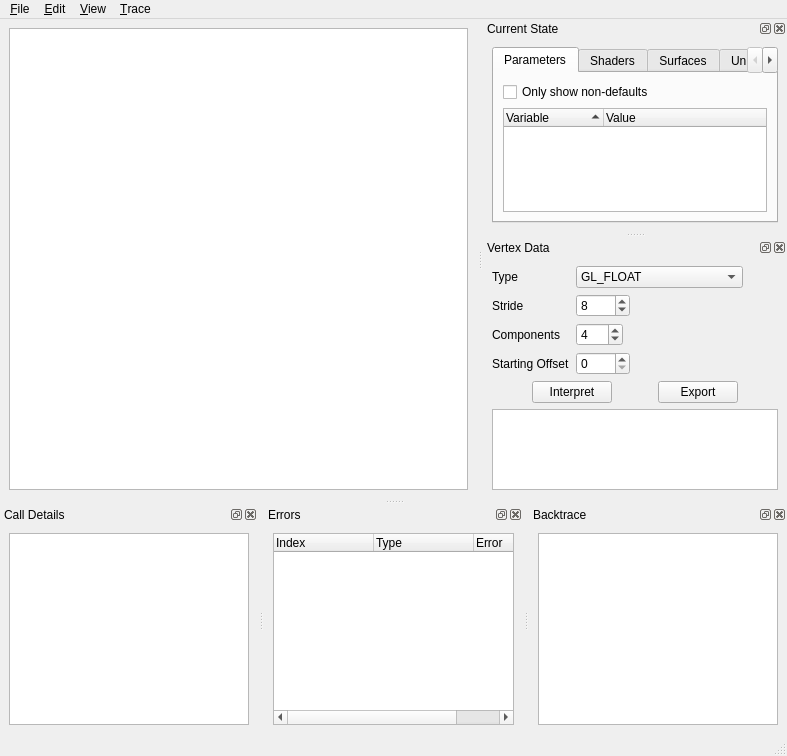
<?xml version="1.0" encoding="UTF-8"?>
<ui version="4.0">
 <class>MainWindow</class>
 <widget class="QMainWindow" name="MainWindow">
  <property name="geometry">
   <rect>
    <x>0</x>
    <y>0</y>
    <width>787</width>
    <height>756</height>
   </rect>
  </property>
  <property name="windowTitle">
   <string>ApiTrace</string>
  </property>
  <property name="documentMode">
   <bool>false</bool>
  </property>
  <property name="dockNestingEnabled">
   <bool>false</bool>
  </property>
  <property name="dockOptions">
   <set>QMainWindow::AnimatedDocks|QMainWindow::ForceTabbedDocks</set>
  </property>
  <widget class="QWidget" name="centralwidget">
   <layout class="QVBoxLayout" name="centralLayout">
    <item>
     <widget class="QTreeView" name="callView">
      <property name="alternatingRowColors">
       <bool>true</bool>
      </property>
      <property name="textElideMode">
       <enum>Qt::ElideMiddle</enum>
      </property>
      <property name="uniformRowHeights">
       <bool>true</bool>
      </property>
     </widget>
    </item>
   </layout>
  </widget>
  <widget class="QMenuBar" name="menubar">
   <property name="geometry">
    <rect>
     <x>0</x>
     <y>0</y>
     <width>787</width>
     <height>21</height>
    </rect>
   </property>
   <widget class="QMenu" name="menuFile">
    <property name="title">
     <string>&amp;File</string>
    </property>
    <addaction name="actionNew"/>
    <addaction name="actionRecentLaunches"/>
    <addaction name="actionOpen"/>
    <addaction name="actionSave"/>
    <addaction name="separator"/>
    <addaction name="actionQuit"/>
   </widget>
   <widget class="QMenu" name="menuEdit">
    <property name="title">
     <string>&amp;Edit</string>
    </property>
    <addaction name="actionFind"/>
    <addaction name="actionGo"/>
    <addaction name="actionGoFrameStart"/>
    <addaction name="actionGoFrameEnd"/>
   </widget>
   <widget class="QMenu" name="menu_Trace">
    <property name="title">
     <string>&amp;Trace</string>
    </property>
    <addaction name="actionReplay"/>
    <addaction name="actionProfile"/>
    <addaction name="actionStop"/>
    <addaction name="actionLookupState"/>
    <addaction name="actionShowThumbnails"/>
    <addaction name="actionTrim"/>
    <addaction name="actionToggleCalls"/>
    <addaction name="actionEnableAllCalls"/>
    <addaction name="actionLeakTrace"/>
    <addaction name="separator"/>
    <addaction name="actionOptions"/>
   </widget>
   <widget class="QMenu" name="menuView">
    <property name="title">
     <string>&amp;View</string>
    </property>
    <addaction name="actionShowErrorsDock"/>
    <addaction name="actionShowProfileDialog"/>
   </widget>
   <addaction name="menuFile"/>
   <addaction name="menuEdit"/>
   <addaction name="menuView"/>
   <addaction name="menu_Trace"/>
  </widget>
  <widget class="QStatusBar" name="statusbar"/>
  <widget class="QDockWidget" name="detailsDock">
   <property name="sizePolicy">
    <sizepolicy hsizetype="Minimum" vsizetype="Minimum">
     <horstretch>0</horstretch>
     <verstretch>0</verstretch>
    </sizepolicy>
   </property>
   <property name="minimumSize">
    <size>
     <width>85</width>
     <height>100</height>
    </size>
   </property>
   <property name="floating">
    <bool>false</bool>
   </property>
   <property name="windowTitle">
    <string>Call Details</string>
   </property>
   <attribute name="dockWidgetArea">
    <number>8</number>
   </attribute>
   <widget class="QWidget" name="dockWidgetContents">
    <layout class="QHBoxLayout" name="horizontalLayout_2">
     <item>
      <widget class="QTextBrowser" name="detailsWebView">
       <property name="sizePolicy">
        <sizepolicy hsizetype="Preferred" vsizetype="Ignored">
         <horstretch>0</horstretch>
         <verstretch>0</verstretch>
        </sizepolicy>
       </property>
       <property name="openExternalLinks">
        <bool>true</bool>
       </property>
      </widget>
     </item>
    </layout>
   </widget>
  </widget>
  <widget class="QDockWidget" name="stateDock">
   <property name="features">
    <set>QDockWidget::DockWidgetClosable|QDockWidget::DockWidgetMovable|QDockWidget::DockWidgetFloatable</set>
   </property>
   <property name="windowTitle">
    <string>Current State</string>
   </property>
   <attribute name="dockWidgetArea">
    <number>2</number>
   </attribute>
   <widget class="QWidget" name="dockWidgetContents_2">
    <layout class="QVBoxLayout" name="verticalLayout">
     <item>
      <widget class="QTabWidget" name="stateTabWidget">
       <property name="currentIndex">
        <number>0</number>
       </property>
       <widget class="QWidget" name="parametersTab">
        <attribute name="title">
         <string>Parameters</string>
        </attribute>
        <layout class="QVBoxLayout" name="verticalLayout_3">
         <item>
          <widget class="QCheckBox" name="nonDefaultsCB">
           <property name="text">
            <string>Only show non-defaults</string>
           </property>
          </widget>
         </item>
         <item>
          <widget class="QTreeWidget" name="stateTreeWidget">
           <property name="editTriggers">
            <set>QAbstractItemView::NoEditTriggers</set>
           </property>
           <property name="alternatingRowColors">
            <bool>true</bool>
           </property>
           <property name="sortingEnabled">
            <bool>true</bool>
           </property>
           <column>
            <property name="text">
             <string>Variable</string>
            </property>
           </column>
           <column>
            <property name="text">
             <string>Value</string>
            </property>
           </column>
          </widget>
         </item>
        </layout>
       </widget>
       <widget class="QWidget" name="shadersTab">
        <attribute name="title">
         <string>Shaders</string>
        </attribute>
       </widget>
       <widget class="QWidget" name="surfacesTab">
        <attribute name="title">
         <string>Surfaces</string>
        </attribute>
        <layout class="QGridLayout" name="gridLayout">
         <item row="1" column="0">
          <widget class="QCheckBox" name="surfacesOpaqueCB">
           <property name="text">
            <string>Opaque</string>
           </property>
          </widget>
         </item>
         <item row="1" column="1">
          <widget class="QCheckBox" name="surfacesAlphaCB">
           <property name="text">
            <string>Alpha</string>
           </property>
          </widget>
         </item>
         <item row="1" column="2">
          <widget class="QCheckBox" name="surfacesResolveMSAA">
           <property name="text">
            <string>Resolve (MSAA)</string>
           </property>
           <property name="checked">
            <bool>true</bool>
           </property>
          </widget>
         </item>
         <item row="0" column="0" colspan="3">
          <widget class="QTreeWidget" name="surfacesTreeWidget">
           <column>
            <property name="text">
             <string>Thumbnail</string>
            </property>
           </column>
           <column>
            <property name="text">
             <string>Description</string>
            </property>
           </column>
          </widget>
         </item>
        </layout>
       </widget>
       <widget class="QWidget" name="uniformsTab">
        <attribute name="title">
         <string>Uniforms</string>
        </attribute>
        <layout class="QVBoxLayout" name="verticalLayout_6">
         <item>
          <widget class="QTreeWidget" name="uniformsTreeWidget">
           <property name="editTriggers">
            <set>QAbstractItemView::NoEditTriggers</set>
           </property>
           <property name="alternatingRowColors">
            <bool>true</bool>
           </property>
           <property name="sortingEnabled">
            <bool>true</bool>
           </property>
           <column>
            <property name="text">
             <string>Name</string>
            </property>
           </column>
           <column>
            <property name="text">
             <string>Value</string>
            </property>
           </column>
          </widget>
         </item>
        </layout>
       </widget>
       <widget class="QWidget" name="buffersTab">
        <attribute name="title">
         <string>Buffers</string>
        </attribute>
        <layout class="QVBoxLayout" name="verticalLayout_7">
         <item>
          <widget class="QTreeWidget" name="buffersTreeWidget">
           <property name="editTriggers">
            <set>QAbstractItemView::NoEditTriggers</set>
           </property>
           <property name="alternatingRowColors">
            <bool>true</bool>
           </property>
           <property name="sortingEnabled">
            <bool>false</bool>
           </property>
           <column>
            <property name="text">
             <string>Name</string>
            </property>
           </column>
           <column>
            <property name="text">
             <string>Value</string>
            </property>
           </column>
          </widget>
         </item>
        </layout>
       </widget>
       <widget class="QWidget" name="ssbTab">
        <attribute name="title">
         <string>SSBBs</string>
        </attribute>
        <attribute name="toolTip">
         <string>Shader Storage Buffer Blocks</string>
        </attribute>
        <layout class="QVBoxLayout" name="verticalLayout_8">
         <item>
          <widget class="QTreeWidget" name="ssbsTreeWidget">
           <property name="editTriggers">
            <set>QAbstractItemView::NoEditTriggers</set>
           </property>
           <property name="alternatingRowColors">
            <bool>true</bool>
           </property>
           <column>
            <property name="text">
             <string>Name</string>
            </property>
           </column>
           <column>
            <property name="text">
             <string>Value</string>
            </property>
           </column>
          </widget>
         </item>
        </layout>
       </widget>
      </widget>
     </item>
    </layout>
   </widget>
  </widget>
  <widget class="QDockWidget" name="vertexDataDock">
   <property name="allowedAreas">
    <set>Qt::AllDockWidgetAreas</set>
   </property>
   <property name="windowTitle">
    <string>Vertex Data</string>
   </property>
   <attribute name="dockWidgetArea">
    <number>2</number>
   </attribute>
   <widget class="QWidget" name="dockWidgetContents_3">
    <layout class="QVBoxLayout" name="verticalLayout_2">
     <item>
      <layout class="QFormLayout" name="formLayout">
       <property name="fieldGrowthPolicy">
        <enum>QFormLayout::ExpandingFieldsGrow</enum>
       </property>
       <item row="0" column="0">
        <widget class="QLabel" name="label">
         <property name="text">
          <string>Type</string>
         </property>
        </widget>
       </item>
       <item row="0" column="1">
        <widget class="QComboBox" name="vertexTypeCB">
         <property name="currentIndex">
          <number>6</number>
         </property>
         <item>
          <property name="text">
           <string>GL_BYTE</string>
          </property>
         </item>
         <item>
          <property name="text">
           <string>GL_UNSIGNED_BYTE</string>
          </property>
         </item>
         <item>
          <property name="text">
           <string>GL_SHORT</string>
          </property>
         </item>
         <item>
          <property name="text">
           <string>GL_UNSIGNED_SHORT</string>
          </property>
         </item>
         <item>
          <property name="text">
           <string>GL_INT</string>
          </property>
         </item>
         <item>
          <property name="text">
           <string>GL_UNSIGNED_INT</string>
          </property>
         </item>
         <item>
          <property name="text">
           <string>GL_FLOAT</string>
          </property>
         </item>
         <item>
          <property name="text">
           <string>GL_DOUBLE</string>
          </property>
         </item>
        </widget>
       </item>
       <item row="1" column="0">
        <widget class="QLabel" name="label_2">
         <property name="text">
          <string>Stride</string>
         </property>
        </widget>
       </item>
       <item row="1" column="1">
        <widget class="QSpinBox" name="vertexStrideSB">
         <property name="maximum">
          <number>1000</number>
         </property>
         <property name="value">
          <number>8</number>
         </property>
        </widget>
       </item>
       <item row="2" column="0">
        <widget class="QLabel" name="label_4">
         <property name="text">
          <string>Components</string>
         </property>
        </widget>
       </item>
       <item row="2" column="1">
        <widget class="QSpinBox" name="vertexComponentsSB">
         <property name="minimum">
          <number>1</number>
         </property>
         <property name="maximum">
          <number>256</number>
         </property>
         <property name="value">
          <number>4</number>
         </property>
        </widget>
       </item>
       <item row="3" column="0">
        <widget class="QLabel" name="label_3">
         <property name="text">
          <string>Starting Offset</string>
         </property>
        </widget>
       </item>
       <item row="3" column="1">
        <widget class="QSpinBox" name="startingOffsetSB">
         <property name="maximum">
          <number>1024</number>
         </property>
        </widget>
       </item>
      </layout>
     </item>
     <item>
      <layout class="QHBoxLayout" name="horizontalLayout_3">
       <item>
        <spacer name="horizontalSpacer">
         <property name="orientation">
          <enum>Qt::Horizontal</enum>
         </property>
         <property name="sizeHint" stdset="0">
          <size>
           <width>40</width>
           <height>20</height>
          </size>
         </property>
        </spacer>
       </item>
       <item>
        <widget class="QPushButton" name="vertexInterpretButton">
         <property name="text">
          <string>Interpret</string>
         </property>
        </widget>
       </item>
       <item>
        <spacer name="horizontalSpacer_3">
         <property name="orientation">
          <enum>Qt::Horizontal</enum>
         </property>
         <property name="sizeHint" stdset="0">
          <size>
           <width>40</width>
           <height>20</height>
          </size>
         </property>
        </spacer>
       </item>
       <item>
        <widget class="QPushButton" name="bufferExportButton">
         <property name="text">
          <string>Export</string>
         </property>
        </widget>
       </item>
       <item>
        <spacer name="horizontalSpacer_2">
         <property name="orientation">
          <enum>Qt::Horizontal</enum>
         </property>
         <property name="sizeHint" stdset="0">
          <size>
           <width>40</width>
           <height>20</height>
          </size>
         </property>
        </spacer>
       </item>
      </layout>
     </item>
     <item>
      <widget class="QListWidget" name="vertexDataListWidget"/>
     </item>
    </layout>
   </widget>
  </widget>
  <widget class="QDockWidget" name="errorsDock">
   <property name="features">
    <set>QDockWidget::DockWidgetClosable|QDockWidget::DockWidgetMovable|QDockWidget::DockWidgetFloatable</set>
   </property>
   <property name="windowTitle">
    <string>Errors</string>
   </property>
   <attribute name="dockWidgetArea">
    <number>8</number>
   </attribute>
   <widget class="QWidget" name="dockWidgetContents_4">
    <layout class="QVBoxLayout" name="verticalLayout_4">
     <item>
      <widget class="QTreeWidget" name="errorsTreeWidget">
       <property name="layoutDirection">
        <enum>Qt::LeftToRight</enum>
       </property>
       <column>
        <property name="text">
         <string>Index</string>
        </property>
       </column>
       <column>
        <property name="text">
         <string>Type</string>
        </property>
       </column>
       <column>
        <property name="text">
         <string>Error</string>
        </property>
       </column>
      </widget>
     </item>
    </layout>
   </widget>
  </widget>
  <widget class="QDockWidget" name="backtraceDock">
   <property name="windowTitle">
    <string>Backtrace</string>
   </property>
   <attribute name="dockWidgetArea">
    <number>8</number>
   </attribute>
   <widget class="QWidget" name="dockWidgetContents_5">
    <layout class="QHBoxLayout" name="horizontalLayout">
     <item>
      <widget class="QTextBrowser" name="backtraceBrowser"/>
     </item>
    </layout>
   </widget>
  </widget>
  <action name="actionExit">
   <property name="text">
    <string>Exit</string>
   </property>
  </action>
  <action name="actionExit_2">
   <property name="text">
    <string>Exit</string>
   </property>
  </action>
  <action name="actionOpen">
   <property name="icon">
    <iconset resource="../qapitrace.qrc">
     <normaloff>:/resources/document-open.png</normaloff>:/resources/document-open.png</iconset>
   </property>
   <property name="text">
    <string>&amp;Open...</string>
   </property>
   <property name="shortcut">
    <string>Ctrl+O</string>
   </property>
  </action>
  <action name="actionSave">
   <property name="icon">
    <iconset resource="../qapitrace.qrc">
     <normaloff>:/resources/document-edit.png</normaloff>:/resources/document-edit.png</iconset>
   </property>
   <property name="text">
    <string>&amp;Save As...</string>
   </property>
   <property name="shortcut">
    <string>Ctrl+S</string>
   </property>
  </action>
  <action name="actionQuit">
   <property name="icon">
    <iconset resource="../qapitrace.qrc">
     <normaloff>:/resources/application-exit.png</normaloff>:/resources/application-exit.png</iconset>
   </property>
   <property name="text">
    <string>&amp;Quit</string>
   </property>
   <property name="shortcut">
    <string>Ctrl+Q</string>
   </property>
   <property name="shortcutContext">
    <enum>Qt::ApplicationShortcut</enum>
   </property>
   <property name="menuRole">
    <enum>QAction::QuitRole</enum>
   </property>
  </action>
  <action name="actionReplay">
   <property name="icon">
    <iconset resource="../qapitrace.qrc">
     <normaloff>:/resources/media-playback-start.png</normaloff>:/resources/media-playback-start.png</iconset>
   </property>
   <property name="text">
    <string>&amp;Replay</string>
   </property>
   <property name="shortcut">
    <string>Ctrl+R</string>
   </property>
  </action>
  <action name="actionStop">
   <property name="icon">
    <iconset resource="../qapitrace.qrc">
     <normaloff>:/resources/media-playback-stop.png</normaloff>:/resources/media-playback-stop.png</iconset>
   </property>
   <property name="text">
    <string>&amp;Stop</string>
   </property>
  </action>
  <action name="actionLookupState">
   <property name="icon">
    <iconset resource="../qapitrace.qrc">
     <normaloff>:/resources/media-record.png</normaloff>:/resources/media-record.png</iconset>
   </property>
   <property name="text">
    <string>Lookup State</string>
   </property>
   <property name="shortcut">
    <string>Ctrl+L</string>
   </property>
  </action>
  <action name="actionShowThumbnails">
   <property name="text">
    <string>Show &amp;Thumbnails</string>
   </property>
   <property name="shortcut">
    <string>Ctrl+T</string>
   </property>
  </action>
  <action name="actionTrim">
   <property name="text">
    <string>Tr&amp;im</string>
   </property>
   <property name="shortcut">
    <string>Ctrl+I</string>
   </property>
  </action>
  <action name="actionToggleCalls">
   <property name="text">
    <string>Toggle Calls</string>
   </property>
   <property name="shortcut">
    <string>Ctrl+/</string>
   </property>
  </action>
  <action name="actionEnableAllCalls">
   <property name="text">
    <string>Enable All Calls</string>
   </property>
  </action>
  <action name="actionOptions">
   <property name="text">
    <string>Options</string>
   </property>
  </action>
  <action name="actionNew">
   <property name="icon">
    <iconset resource="../qapitrace.qrc">
     <normaloff>:/resources/document-new.png</normaloff>:/resources/document-new.png</iconset>
   </property>
   <property name="text">
    <string>&amp;New...</string>
   </property>
   <property name="shortcut">
    <string>Ctrl+N</string>
   </property>
  </action>
  <action name="actionFind">
   <property name="icon">
    <iconset resource="../qapitrace.qrc">
     <normaloff>:/resources/edit-find.png</normaloff>:/resources/edit-find.png</iconset>
   </property>
   <property name="text">
    <string>&amp;Find</string>
   </property>
   <property name="shortcut">
    <string>Ctrl+F</string>
   </property>
  </action>
  <action name="actionGo">
   <property name="icon">
    <iconset resource="../qapitrace.qrc">
     <normaloff>:/resources/go-jump.png</normaloff>:/resources/go-jump.png</iconset>
   </property>
   <property name="text">
    <string>Go to Call</string>
   </property>
   <property name="shortcut">
    <string>Ctrl+G</string>
   </property>
  </action>
  <action name="actionGoFrameStart">
   <property name="icon">
    <iconset resource="../qapitrace.qrc">
     <normaloff>:/resources/go-top.png</normaloff>:/resources/go-top.png</iconset>
   </property>
   <property name="text">
    <string>Go to Frame Start</string>
   </property>
   <property name="shortcut">
    <string>Ctrl+A</string>
   </property>
  </action>
  <action name="actionGoFrameEnd">
   <property name="icon">
    <iconset resource="../qapitrace.qrc">
     <normaloff>:/resources/go-bottom.png</normaloff>:/resources/go-bottom.png</iconset>
   </property>
   <property name="text">
    <string>Go to Frame End</string>
   </property>
   <property name="shortcut">
    <string>Ctrl+E</string>
   </property>
  </action>
  <action name="actionShowErrorsDock">
   <property name="checkable">
    <bool>true</bool>
   </property>
   <property name="enabled">
    <bool>false</bool>
   </property>
   <property name="text">
    <string>Show &amp;Errors Dock</string>
   </property>
  </action>
  <action name="actionShowProfileDialog">
   <property name="enabled">
    <bool>false</bool>
   </property>
   <property name="text">
    <string>Show &amp;Profile Results</string>
   </property>
  </action>
  <action name="actionProfile">
   <property name="text">
    <string>&amp;Profile</string>
   </property>
   <property name="shortcut">
    <string>Ctrl+P</string>
   </property>
  </action>
  <action name="actionLeakTrace">
   <property name="text">
    <string>&amp;LeakTrace</string>
   </property>
   <property name="toolTip">
    <string>trace opengl object leaks</string>
   </property>
  </action>
  <action name="actionRecentLaunches">
   <property name="text">
    <string>Recent launches...</string>
   </property>
  </action>
  <zorder>stateDock</zorder>
  <zorder>vertexDataDock</zorder>
  <zorder>errorsDock</zorder>
  <zorder>backtraceDock</zorder>
 </widget>
 <resources>
  <include location="../qapitrace.qrc"/>
 </resources>
 <connections/>
</ui>
